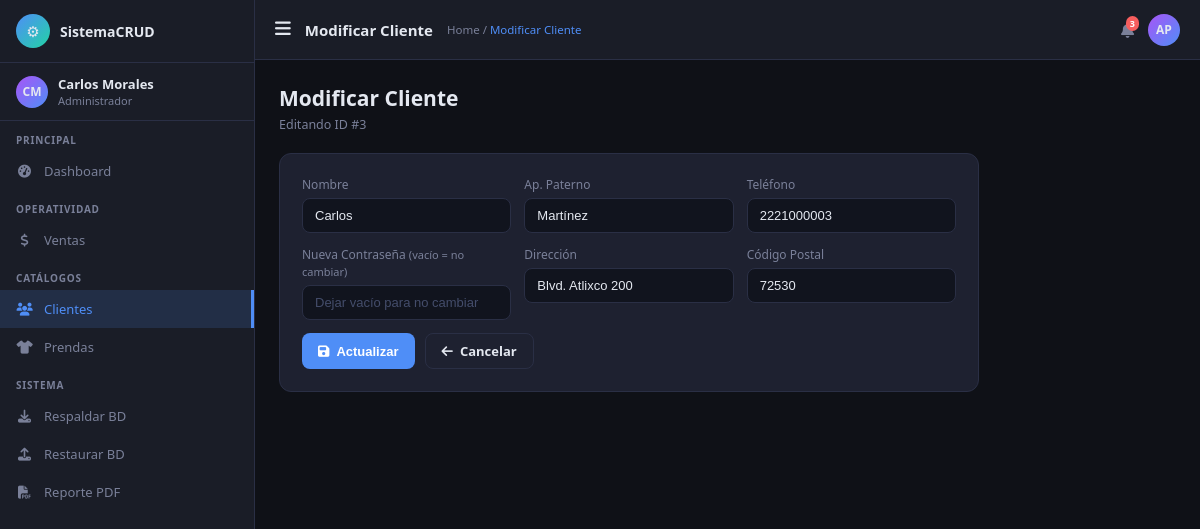
Page /index.php?controller=cliente&action=editar&id=3 on the earlier database version.
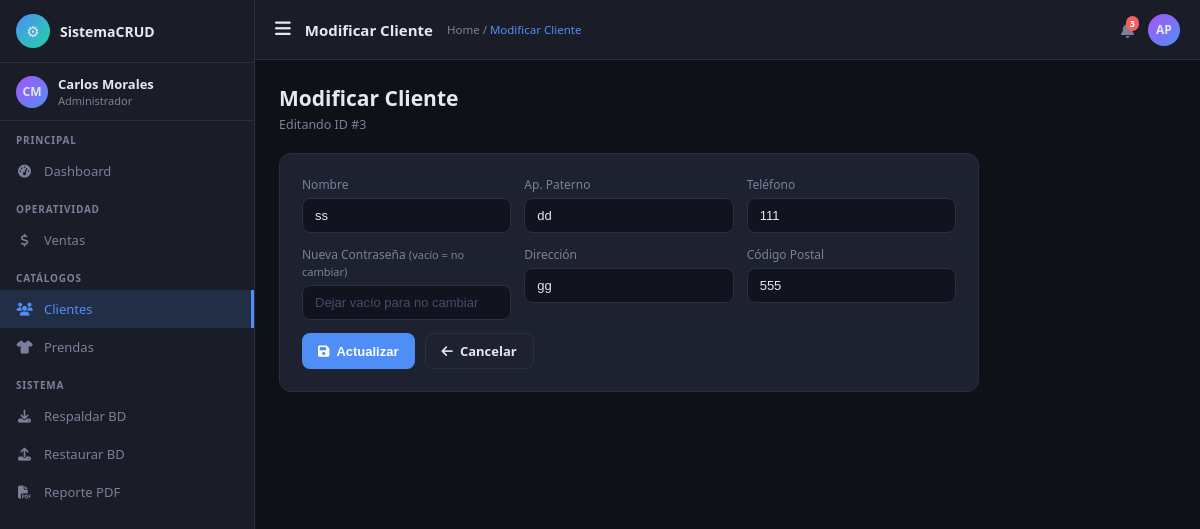
Same page on the later database version.
### tables this page shows
CREATE TABLE `cliente` (
  `Id_cliente` int NOT NULL AUTO_INCREMENT,
  `Nombre` varchar(20) NOT NULL,
  `Ap_paterno` varchar(20) NOT NULL,
  `Telefono` varchar(10) NOT NULL,
  `Contrasena` varchar(255) NOT NULL,
  `Direccion` varchar(100) NOT NULL,
  `CP` varchar(5) NOT NULL,
  PRIMARY KEY (`Id_cliente`),
  KEY `idx_nombre` (`Nombre`),
  KEY `idx_apellido` (`Ap_paterno`)
);

### controllers/ClienteController.php (called while the page is built, shortened)
<?php
class ClienteController {
    private $model;
    public function __construct() {
        $this->model = new Cliente();
    }
    public function editar() {
        $id      = (int)($_GET['id'] ?? 0);
        $cliente = $this->model->getById($id);
        require_once 'views/Cliente/modificar.php';
    }
}

### models/Database.php (called while the page is built, shortened)
<?php
class Database {
    private static $instance = null;
    public static function getConnection() {
        if (self::$instance === null) {
            self::$instance = new mysqli(DB_HOST, DB_USER, DB_PASS, DB_NAME);
            self::$instance->set_charset('utf8mb4');
        }
        return self::$instance;
    }
}

### models/Cliente.php (called while the page is built, shortened)
<?php
class Cliente {
    private $db;
    public function __construct() {
        $this->db = Database::getConnection();
    }
    public function getById(int $id): ?array {
        $stmt = $this->db->prepare('SELECT * FROM cliente WHERE Id_cliente = ?');
        $stmt->bind_param('i', $id);
        $stmt->execute();
        $row = $stmt->get_result()->fetch_assoc();
        return $row ?: null;
    }
}

### views/Cliente/modificar.php (the view, shortened to what this page needs)
<?php
require_once 'views/layouts/header.php';
?>
<div class="ptitle">Modificar Cliente</div>
<div class="psub">Editando ID #<?php echo $cliente['Id_cliente']; ?></div>
<div class="fcard" style="max-width:700px">
  <form action="<?php echo url('cliente','actualizar'); ?>" method="post">
    <div class="fgrid">
      <div class="fg"><label>Nombre</label>
        <input class="fc" type="text" name="nombre" value="<?php echo htmlspecialchars($cliente['Nombre']); ?>"></div>
      <div class="fg"><label>Ap. Paterno</label>
        <input class="fc" type="text" name="ap_paterno" value="<?php echo htmlspecialchars($cliente['Ap_paterno']); ?>"></div>
      <div class="fg"><label>Teléfono</label>
        <input class="fc" type="text" name="telefono" value="<?php echo htmlspecialchars($cliente['Telefono']); ?>"></div>
      <div class="fg"><label>Nueva Contraseña <span style="color:var(--muted);font-size:11px">(vacío = no cambiar)</span></label>
        <input class="fc" type="password" name="contrasena" placeholder="Dejar vacío para no cambiar"></div>
      <div class="fg"><label>Dirección</label>
        <input class="fc" type="text" name="direccion" value="<?php echo htmlspecialchars($cliente['Direccion']); ?>"></div>
      <div class="fg"><label>Código Postal</label>
        <input class="fc" type="text" name="cp" value="<?php echo htmlspecialchars($cliente['CP']); ?>"></div>
    </div>
    <div style="display:flex;gap:10px;margin-top:4px">
      <button type="submit" class="btn btn-primary"><i class="fas fa-save"></i> Actualizar</button>
      <a href="<?php echo url('cliente'); ?>" class="btn btn-outline"><i class="fas fa-arrow-left"></i> Cancelar</a>
    </div>
  </form>
</div>
<?php require_once 'views/layouts/footer.php'; ?>

Differences in the rows shown:
changed cliente id 3: nombre "Carlos" → "ss"; ap_paterno "Martínez" → "dd"; telefono "2221000003" → "111"; direccion "Blvd. Atlixco 200" → "gg"; cp "72530" → "555"
